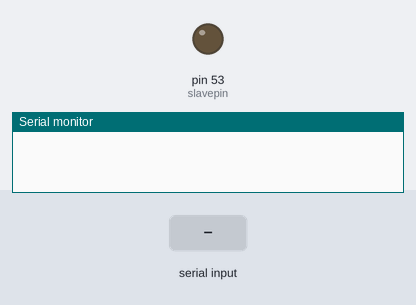
Simulated run of this sketch. Board: Arduino Mega 2560, built with avr-gcc and run on an emulated ATmega2560. Parts: output pins drawn as LEDs (lit = HIGH), the last lines printed to the serial monitor. The test bench sets the inputs (shaded band).

Above: at 1.2 s.
1.3 s: "90,45\n" received over Serial
At 1.6 s:
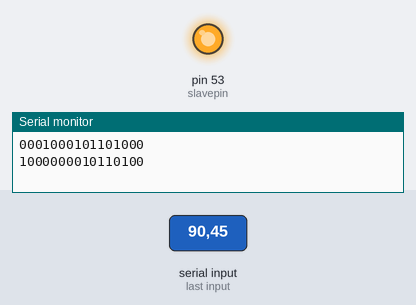
2.8 s: "1,90,45\n" received over Serial
Timing chart, 0 to 5.8 s (numbered marks = the images above; inputs shaded):
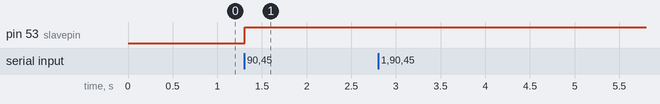

The sketch:

DACtest.ino
```cpp
#include <SPI.h>

// set pin 10 as the slave select for the digital pot:
const int slavepin = 53;
int serialDataA, serialDataB;

void setup() {
  // set the slaveSelectPin as an output:
  pinMode (slavepin, OUTPUT);
  // initialize SPI:
  SPI.begin();
  SPI.setBitOrder(MSBFIRST);
  SPI.setClockDivider(SPI_CLOCK_DIV2);
  SPI.setDataMode(SPI_MODE2);
  Serial.begin(9600);
}

void loop(){
  if(Serial.available()) {
    serialDataA = Serial.parseInt();
    Serial.read();
    serialDataB = Serial.parseInt();
    //    Serial.print("Received ");
    //    Serial.println(serialData);
    writetoDAC(1, serialDataA);
//    writetoDAC(1, serialData);
//    writetoDAC(2, serialData);
    writetoDAC(2, serialDataB);
    Serial.flush();
  }
}

int writetoDAC(int operation, int value){
  int r1, r0;
  switch (operation){
  case 0:
    r0 = 0;
    r1 = 0;
    break;
  case 1:
    r0 = 4096;
    r1 = 0;
    break;
  case 2:
    r0 = 0;
    r1 = 32768;
    break;
  default:
    return -1;
  }
  int data = r0 + r1 + (value<<2);
  for(int i = 15; i != -1; i--) {
    Serial.print(0x01&(data>>i));
  }
  Serial.println();

  int secondbyte = data;
  int firstbyte = data >> 8;
  digitalWrite(slavepin,LOW);
  SPI.transfer(firstbyte);
  SPI.transfer(secondbyte);
  digitalWrite(slavepin,HIGH);
}
```

Measured:
- after the input at 1.3 s, pin 53 (slavepin): LOW → HIGH at once
